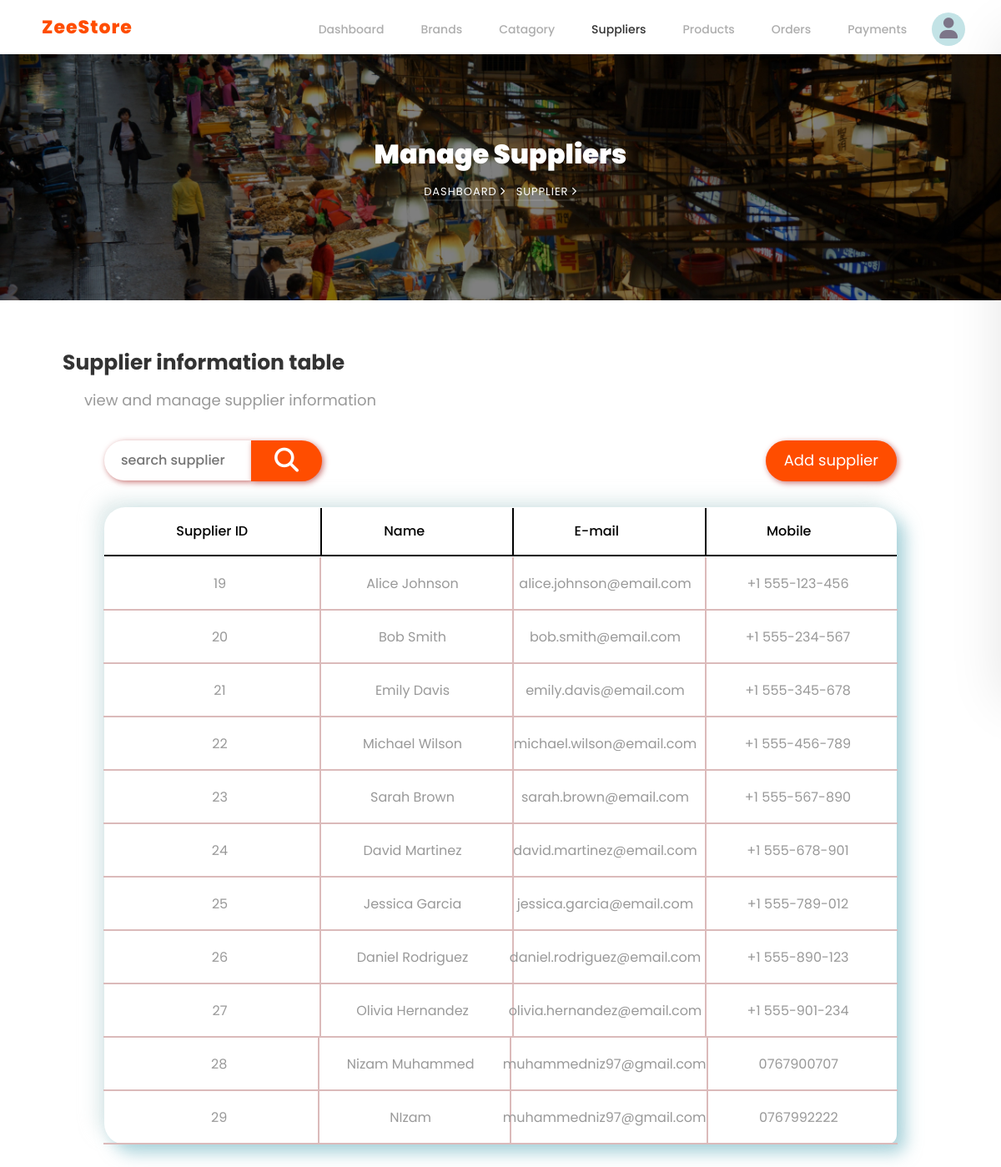
Screenshot of /admin/supplier.php with the database file from the repository.
### tables this page shows
CREATE TABLE `supplier` (
  `suppier_id` int(7) NOT NULL,
  `suppier_name` varchar(20) NOT NULL,
  `suppier_email` varchar(255) NOT NULL,
  `suppier_mobile` varchar(14) NOT NULL
);

### admin/supplier.php (the view, shortened to what this page needs)
<!DOCTYPE html>
<html lang="en">
<head>
  <?php require_once '../php/styles.php' ?>
</head>
<body style="margin-top: -30px">
  <nav>
    <a href="index.html" class="brand">ZeeStore</a>
    <div>
      <ul id="navbar">
        <li><a href="dashboard.php">Dashboard</a></li>
        <li><a href="brand.php">Brands</a></li>
        <li><a href="catagory.php">Catagory</a></li>
        <li><a href="supplier.php" class="active">Suppliers</a></li>
        <li><a href="product.php">Products</a></li>
        <li><a href="orders.php">Orders</a></li>
        <li><a href="payments.php">Payments</a></li>
        <li class="user" id="user">
          <div class="circle"></div>
          <i class="fa fa-user"></i>
        </li>
      </ul>
    </div>
  </nav>
  <section
    class="hero-wrap hero-wrap-2"
    style="background-image: url('../images/shopping.jpg')"
    data-stellar-background-ratio="0.5">
    <div class="overlay"></div>
    <div class="container">
      <div
        class="row no-gutters slider-text align-items-center justify-content-center">
        <div class="col-md-9 ftco-animate text-center">
          <h1 class="mb-2 bread">Manage Suppliers</h1>
          <p class="breadcrumbs">
            <span class="mr-2">
              <a href="index.html">
                Dashboard
                <i class="ion-ios-arrow-forward"></i>
              </a>
            </span>
            <span>
              Supplier
              <i class="ion-ios-arrow-forward"></i>
            </span>
          </p>
        </div>
      </div>
    </div>
  </section>
  <section class="admin-table">
    <h2>Supplier information table</h2>
    <span>view and manage supplier information</span>
    <div class="table">
      <div class="searchAddS">
        <section class="search">
          <input type="text" id="search" placeholder="search supplier" />
          <button id="search-bt">
            <i class="fa-solid fa-magnifying-glass"></i>
          </button>
        </section>
        <button id="btt1">Add supplier</button>
      </div>
      <div class="table-header parent">
        <div class="table-header-data row">Supplier ID</div>
        <div class="table-header-data row">Name</div>
        <div class="table-header-data row">E-mail</div>
        <div class="table-header-data row">Mobile</div>
      </div>
      <div class="table-data">
        <?php
        require_once '../php/DbConnect.php';
        $result = $conn->query("SELECT * FROM `supplier` WHERE 1");
        if ($result->num_rows > 0) {
          while ($row = $result->fetch_assoc()) {
            echo "<div class='table-row parent pop'>";
            echo "<div class='table-cell row'>" . $row['suppier_id'] . "</div>";
            echo "<div class='table-cell row'>" . $row['suppier_name'] . "</div>";
            echo "<div class='table-cell row'>" . $row['suppier_email'] . "</div>";
            echo "<div class='table-cell row'>" . $row['suppier_mobile'] . "</div>";
            echo "</div>";
          }
        } else echo "<div class='table-row parent'> No records found </div>";
        ?>
      </div>
    </div>
  </section>
  <?php require_once '../php/javaScripts.php' ?>
</body>
</html>

### css/style2.css (style rules this page uses)
:root { --colorbt: #ff4d00; }
.brand { font-weight: 800; font-size: 22px; color: var(--colorbt); letter-spacing: 1px; }
nav { top: 0; left: 0; z-index: 980; display: flex; max-height: 65px; position: fixed; padding: 6px 50px; align-items: center; background: #fff; justify-content: space-between; box-shadow: 0 5px 15px rgba(0, 0, 0, 0.06); width: 100%; }
nav div ul { padding-top: 20px; width: 100%; display: flex; align-items: center; justify-content: center; list-style: none; }
nav div ul li { padding: 0.9rem 22px; list-style: none; position: relative; }
nav div ul li a { font-size: 15px; color: #999; text-decoration: none; transition: all 0.2s ease; font-size: 14px; font-weight: 500; opacity: 0.8 !important; }
nav div ul li a:hover, nav div ul li a.active { color: #000; opacity: 0; }
.user { margin-left: -14px; margin-right: -20px; font-size: 25px; display: flex; align-items: center; position: relative; cursor: pointer; }
.user .circle { background: #c3e3e6; aspect-ratio: 1; border-radius: 50%; min-height: 40px; margin-right: -31px; color: black; }
.user i[class="fa fa-user"] { color: #7c7588; }
.container { margin: 90px auto; }
h1 { margin-bottom: 20px; font-size: 2em; }
.parent { display: flex; justify-content: space-between; }
.parent .row { flex: 1; justify-content: center; }
.admin-table { padding: 0 75px; margin: 64px auto; margin-top: 56px; }
.admin-table h2 { font-size: 25px; font-weight: 700; line-height: 1.5; color: rgba(0, 0, 0, 0.8); font-family: inherit; }
.admin-table span { font-size: 18px; margin: 26px; }
.table { z-index: 800; max-width: 950px; margin: 0 auto; margin-top: 110px; box-shadow: 10px 10px 20px rgba(95, 172, 186, 0.54), -10px -10px 20px rgba(207, 224, 224, 0.54); border-radius: 25px 25px 12px 25px; position: relative; }
.table .table-header { font-weight: 500; color: #000; padding: 1px 15px; }
.table .table-header .table-header-data { border-right: 2px solid black; border-bottom: 2px solid black; height: 58px; line-height: 55px; }
.table .table-header .table-header-data:last-child { border-right: none; }
.table .table-data .table-row { padding: 0 14px; }
.table .table-data .table-row .table-cell:last-child { border-right: none; }

### rows the page displays
supplier: suppier_id "19", suppier_name "Alice Johnson", suppier_email "alice.johnson@email.com", suppier_mobile "+1 555-123-456"
supplier: suppier_id "20", suppier_name "Bob Smith", suppier_email "bob.smith@email.com", suppier_mobile "+1 555-234-567"
supplier: suppier_id "21", suppier_name "Emily Davis", suppier_email "emily.davis@email.com", suppier_mobile "+1 555-345-678"
supplier: suppier_id "22", suppier_name "Michael Wilson", suppier_email "michael.wilson@email.com", suppier_mobile "+1 555-456-789"
supplier: suppier_id "23", suppier_name "Sarah Brown", suppier_email "sarah.brown@email.com", suppier_mobile "+1 555-567-890"
supplier: suppier_id "24", suppier_name "David Martinez", suppier_email "david.martinez@email.com", suppier_mobile "+1 555-678-901"
supplier: suppier_id "25", suppier_name "Jessica Garcia", suppier_email "jessica.garcia@email.com", suppier_mobile "+1 555-789-012"
supplier: suppier_id "26", suppier_name "Daniel Rodriguez", suppier_email "daniel.rodriguez@email.com", suppier_mobile "+1 555-890-123"
supplier: suppier_id "27", suppier_name "Olivia Hernandez", suppier_email "olivia.hernandez@email.com", suppier_mobile "+1 555-901-234"
supplier: suppier_id "28", suppier_name "Nizam Muhammed", suppier_email "muhammedniz97@gmail.com", suppier_mobile "0767900707"
supplier: suppier_id "29", suppier_name "NIzam", suppier_email "muhammedniz97@gmail.com", suppier_mobile "0767992222"
